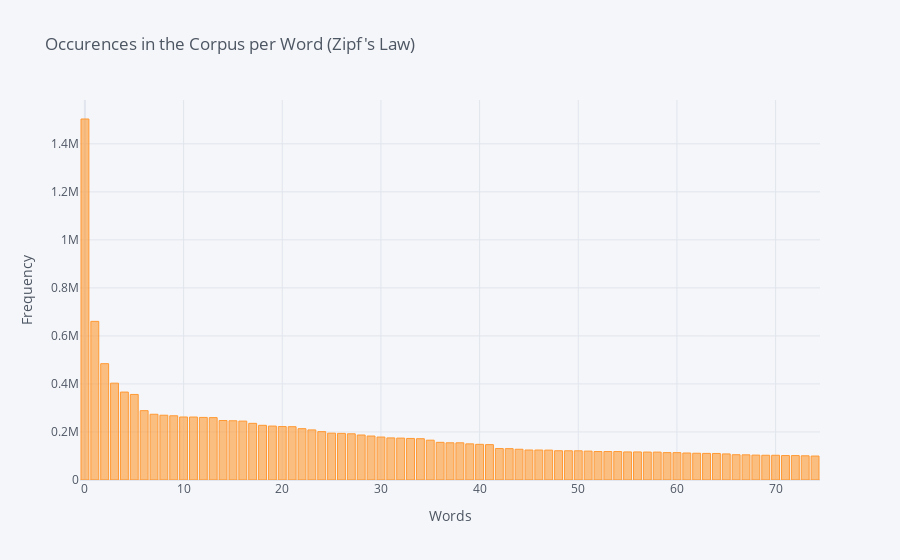

Source (notebook cell):
### Code cell
frequencies_df['frequency'][0:75].iplot(kind='bar', xTitle='Words', yTitle='Frequency', title='Occurences in the Corpus per Word (Zipf\'s Law)')

### Figure 1 — Plotly figure (JSON) as saved in the notebook; plotly's stock layout.template omitted (floating-point values rounded to 4 significant figures)
{"data": [{"marker": {"color": "rgba(255, 153, 51, 0.6)", "line": {"color": "rgba(255, 153, 51, 1.0)", "width": 1}}, "name": "frequency", "orientation": "v", "text": "", "type": "bar", "x": [0, 1, 2, 3, 4, 5, 6, 7, 8, 9, 10, 11, 12, 13, 14, 15, 16, 17, 18, 19, 20, 21, 22, 23, 24, 25, 26, 27, 28, 29, 30, 31, 32, 33, 34, 35, 36, 37, 38, 39, 40, 41, 42, 43, 44, 45, 46, 47, 48, 49, 50, 51, 52, 53, 54, 55, 56, 57, 58, 59, 60, 61, 62, 63, 64, 65, 66, 67, 68, 69, 70, 71, 72, 73, 74], "y": [1503414, 660626, 484457, 403304, 366204, 356268, 288720, 273700, 269783, 267480, 262358, 262213, 260625, 259771, 247783, 246638, 245271, 235935, 227708, 224609, 222498, 222005, 213722, 208572, 201445, 195053, 194213, 192421, 187423, 183169, 178867, 175284, 174454, 173063, 171969, 165838, 156794, 154930, 154869, 150494, 148494, 147317, 130947, 130557, 128048, 124905, 124819, 124470, 121858, 121740, 121560, 120294, 118517, 118474, 118413, 116884, 116864, 116310, 116109, 114078, 113908, 112432, 111464, 110779, 110539, 108578, 105269, 104840, 103632, 103052, 102985, 101778, 101675, 100799, 99785]}], "layout": {"legend": {"bgcolor": "#F5F6F9", "font": {"color": "#4D5663"}}, "paper_bgcolor": "#F5F6F9", "plot_bgcolor": "#F5F6F9", "title": {"font": {"color": "#4D5663"}, "text": "Occurences in the Corpus per Word (Zipf's Law)"}, "xaxis": {"gridcolor": "#E1E5ED", "showgrid": true, "tickfont": {"color": "#4D5663"}, "title": {"font": {"color": "#4D5663"}, "text": "Words"}, "zerolinecolor": "#E1E5ED"}, "yaxis": {"gridcolor": "#E1E5ED", "showgrid": true, "tickfont": {"color": "#4D5663"}, "title": {"font": {"color": "#4D5663"}, "text": "Frequency"}, "zerolinecolor": "#E1E5ED"}}}
